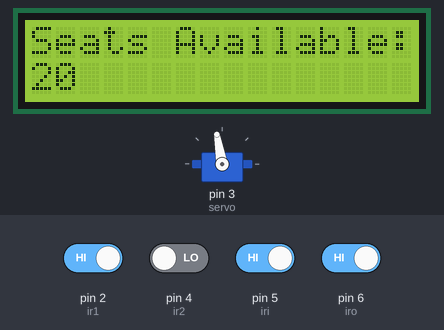
A sketch run on a simulated Arduino Uno, built with avr-gcc and run on an emulated ATmega328P. Shown: 16×2 character LCD, servo. The test bench sets the inputs (shaded band); at power-on: pin 2 (ir1), pin 5 (iri), pin 6 (iro) HIGH, pin 4 (ir2) LOW. What the sketch prints to the serial monitor is not drawn.

Above: at 3.2 s.
3.3 s: pin 4 (ir2) driven HIGH
At 4.6 s:
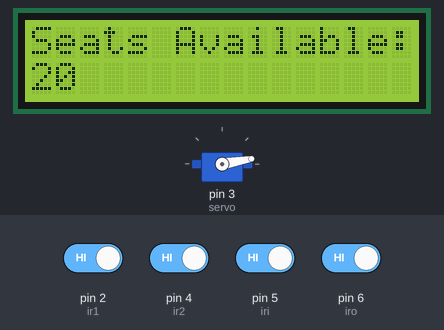
5.5 s: pin 5 (iri) driven LOW
At 5.8 s:
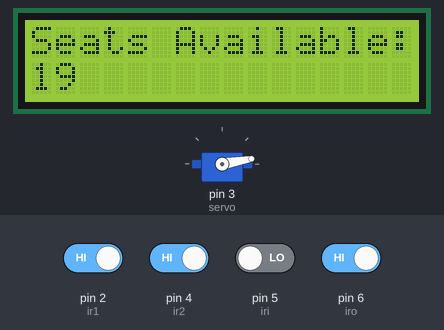
8.0 s: pin 6 (iro) driven LOW
12.0 s: pin 5 (iri) driven HIGH
At 16.0 s:
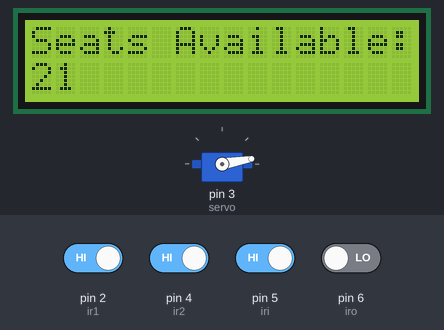
16.2 s: pin 2 (ir1) driven LOW
At 18.2 s:
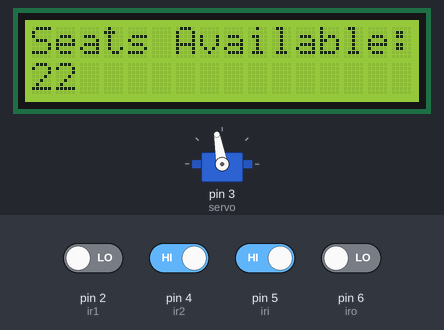
20.4 s: pin 2 (ir1) driven HIGH
At 20.9 s:
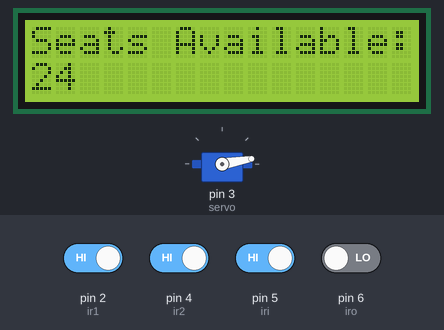
Timing chart, 0 to 23.4 s (numbered marks = the images above; inputs shaded):
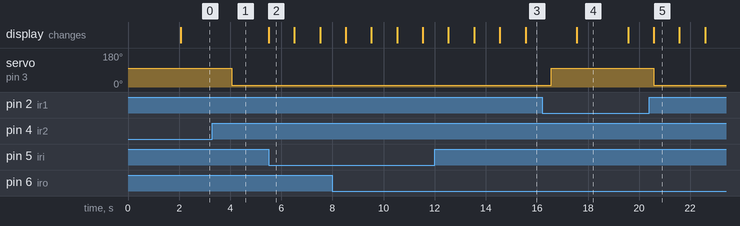

Measured:
- after the input at 3.3 s, servo on pin 3 (servo): 100° → 10° after 0.77 s
- after the input at 5.5 s, the display: changes at once (image 2)
- after the input at 12.0 s, the display: first differs from a run without the input after 1.5 s (image 3 shows a later state)
- after the input at 16.2 s, servo on pin 3 (servo): 10° → 100° after 0.36 s
- after the input at 20.4 s, servo on pin 3 (servo): 100° → 10° after 0.17 s
- what the display in image 4 shows lasts 2.0 s, from 17.6 s to 19.6 s
- what the display in image 5 shows lasts 1.0 s, from 20.6 s to 21.6 s

The sketch:

visitor_counter.ino
```cpp
//Ma2Di coder.
#include<LiquidCrystal.h>
#include <Servo.h>

LiquidCrystal lcd(12,11,10,9,8,7);

int iro=6; //visitor out.
int iri=5; // visitor in.
#define ir2 4 // for exit.
#define ir1 2 // for entry.
int servo = 3;
Servo Servo1; // object to servo.
int count=20;

void IN(){
    count--;
    lcd.clear();
    lcd.print("Seats Available:");
    lcd.setCursor(0,1);
    lcd.print(count);
    delay(1000);
}

void OUT(){
  count++;
    lcd.clear();
    lcd.print("Seats Available:");
    lcd.setCursor(0,1);
    lcd.print(count);
    delay(1000);
}

void setup(){
  Serial.begin(9600);
  lcd.begin(16,2);
  lcd.print("** WELCOME **");
  delay(2000);
  pinMode(iri, INPUT);
  pinMode(iro, INPUT);
  Servo1.attach(servo);
  lcd.clear();
  lcd.print("Seats Available:");
  lcd.setCursor(0,1);
  lcd.print(count);
}

void loop(){

    if(digitalRead(ir1)==0 || digitalRead(ir2)==0){
//    Serial.print("//////////////////");
//    Serial.println(digitalRead(ir1));
//    Serial.print("......................");
//    Serial.println(digitalRead(ir2));
  Servo1.write(100); // gate open.
  delay(1000);
  }
  else {
   Servo1.write(10); // gate closed.
  }

  if(digitalRead(iri)==0){
    Serial.print("//////////////////");
    Serial.println(digitalRead(iri));
  IN();
  }
  if(digitalRead(iro)==0){
    Serial.print("......................");
    Serial.println(digitalRead(iro));
  OUT();
  }
//  if(digitalRead(ir1)==0 || digitalRead(ir2)==0){
//    Serial.print("//////////////////");
//    Serial.println(digitalRead(ir1));
//    Serial.print("......................");
//    Serial.println(digitalRead(ir2));
//  Servo1.write(100); // gate open.
//  delay(2000);
//  }
//  else {
//   Servo1.write(10); // gate closed.
//  }
}
```
